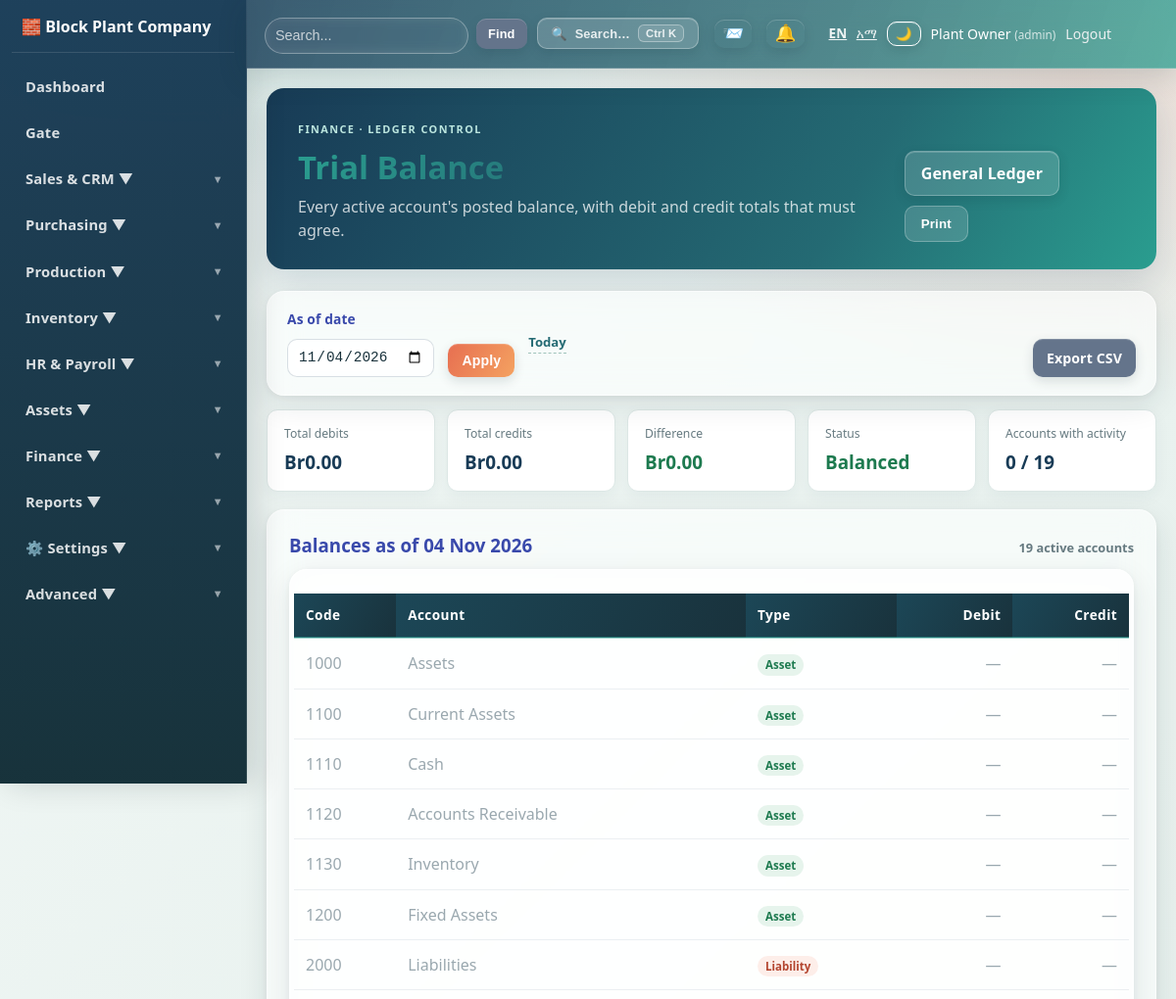
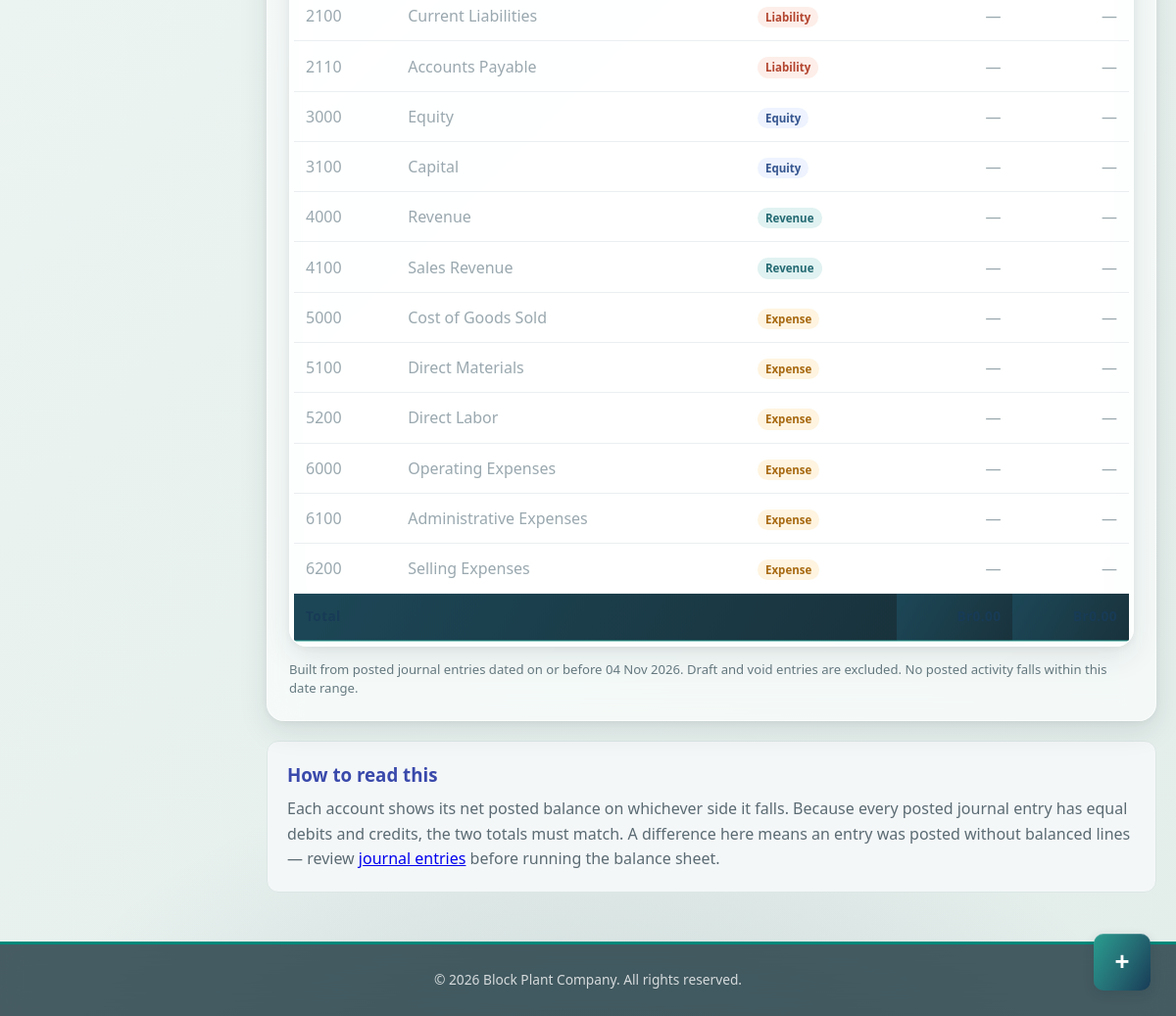
/finance/trial_balance.php (signed in), run on the app's committed database (2 pictures, top to bottom).
### tables this page shows
CREATE TABLE company_settings(id INT AUTO_INCREMENT PRIMARY KEY,company_name VARCHAR(200) NOT NULL,company_name_am VARCHAR(200) NULL,tagline VARCHAR(255) NULL,tagline_am VARCHAR(255) NULL,address TEXT,phone VARCHAR(50),email VARCHAR(100),tax_id VARCHAR(50),logo_path VARCHAR(255),currency VARCHAR(10) DEFAULT 'ETB',currency_symbol VARCHAR(10) DEFAULT 'Br',date_format VARCHAR(20) DEFAULT 'Y-m-d',timezone VARCHAR(50) DEFAULT 'Africa/Addis_Ababa',locale_default VARCHAR(10) DEFAULT 'en',primary_color VARCHAR(20) DEFAULT '#3949ab',secondary_color VARCHAR(20) DEFAULT '#00897b',default_commission_rate DECIMAL(5,2) DEFAULT 5.00,updated_at TIMESTAMP DEFAULT CURRENT_TIMESTAMP ON UPDATE CURRENT_TIMESTAMP);

CREATE TABLE users(id INT AUTO_INCREMENT PRIMARY KEY,name VARCHAR(100) NOT NULL,username VARCHAR(50) UNIQUE NOT NULL,password VARCHAR(255) NOT NULL,role VARCHAR(30) DEFAULT 'admin',department VARCHAR(30) NULL,department_role ENUM('manager','user') NULL,status TINYINT DEFAULT 1,created_at TIMESTAMP DEFAULT CURRENT_TIMESTAMP);

CREATE TABLE chart_of_accounts(id INT AUTO_INCREMENT PRIMARY KEY,account_code VARCHAR(40) UNIQUE NOT NULL,account_name VARCHAR(150) NOT NULL,account_type VARCHAR(50) NOT NULL,parent_id INT,balance DECIMAL(14,2) DEFAULT 0,status TINYINT DEFAULT 1,FOREIGN KEY(parent_id) REFERENCES chart_of_accounts(id));

### finance/trial_balance.php (the view, shortened to what the rows shown need)
<?php
require_once "../config/database.php";
require_once "../config/helpers.php";
$asOf = (string) ($_GET['as_of'] ?? date('Y-m-d'));
$stmt = $pdo->prepare("SELECT a.id, a.account_code, a.account_name, a.account_type,
        COALESCE(m.total_debit, 0) AS total_debit,
        COALESCE(m.total_credit, 0) AS total_credit,
        COALESCE(m.line_count, 0) AS line_count
    FROM chart_of_accounts a
    LEFT JOIN (
        SELECT jl.account_id,
               SUM(jl.debit) AS total_debit,
               SUM(jl.credit) AS total_credit,
               COUNT(*) AS line_count
        FROM journal_entry_lines jl
        JOIN journal_entries je ON je.id = jl.entry_id
        WHERE LOWER(je.status) = 'posted' AND je.entry_date <= ?
        GROUP BY jl.account_id
    ) m ON m.account_id = a.id
    WHERE a.status = 1
    ORDER BY a.account_code");
$stmt->execute([$asOf]);
$accounts = $stmt->fetchAll();
$rows = [];
$debitTotal = 0.0;
$creditTotal = 0.0;
foreach ($accounts as $account) {
    $totalDebit = (float) $account['total_debit'];
    $totalCredit = (float) $account['total_credit'];
    $net = $totalDebit - $totalCredit;
    if ($net > 0.005) {
        $debit = $net;
        $credit = 0.0;
    } elseif ($net < -0.005) {
        $debit = 0.0;
        $credit = -$net;
    } else {
        $debit = 0.0;
        $credit = 0.0;
    }
    $debitTotal += $debit;
    $creditTotal += $credit;
    $rows[] = [
        'id' => (int) $account['id'],
        'code' => $account['account_code'],
        'name' => $account['account_name'],
        'type' => (string) $account['account_type'],
        'debit' => $debit,
        'credit' => $credit,
        'movement' => $totalDebit + $totalCredit,
        'line_count' => (int) $account['line_count'],
    ];
}
$difference = $debitTotal - $creditTotal;
$isBalanced = abs($difference) < 0.005;
require_once "../partials/header.php";
?>
<div class="tb-hero">
    <div>
        <h1>Trial Balance</h1>
    </div>
</div>
<div class="tb-summary">
    <div><span>Total debits</span><strong><?= e(currency_symbol()) . money($debitTotal) ?></strong></div>
    <div><span>Total credits</span><strong><?= e(currency_symbol()) . money($creditTotal) ?></strong></div>
    <div><span>Difference</span><strong class="<?= $isBalanced ? 'tb-ok' : 'tb-bad' ?>"><?= e(currency_symbol()) . money(abs($difference)) ?></strong></div>
</div>
<div class="panel tb-panel">
    <div class="table-container">
        <table class="data-table tb-table">
            <thead>
                <tr>
                    <th>Code</th>
                    <th>Account</th>
                    <th>Type</th>
                    <th class="tb-num">Debit</th>
                    <th class="tb-num">Credit</th>
                </tr>
            </thead>
            <tbody>
            <?php foreach ($rows as $row): ?>
                <?php $isZero = $row['debit'] === 0.0 && $row['credit'] === 0.0; ?>
                <tr class="<?= $isZero ? 'tb-zero' : '' ?>">
                    <td>
                        <?php if ($row['line_count'] > 0): ?>
                        <a href="general_ledger.php?account_id=<?= $row['id'] ?>&amp;from=2000-01-01&amp;to=<?= e($asOf) ?>"><?= e($row['code']) ?></a>
                        <?php else: ?>
                        <?= e($row['code']) ?>
                        <?php endif; ?>
                    </td>
                    <td><?= e($row['name']) ?></td>
                    <td><span class="tb-type tb-type-<?= e($row['type']) ?>"><?= e(ucfirst($row['type'])) ?></span></td>
                    <td class="tb-num"><?= $row['debit'] > 0 ? e(currency_symbol()) . money($row['debit']) : '—' ?></td>
                    <td class="tb-num"><?= $row['credit'] > 0 ? e(currency_symbol()) . money($row['credit']) : '—' ?></td>
                </tr>
            <?php endforeach; ?>
            </tbody>
            <tfoot>
                <tr>
                    <th colspan="3">Total</th>
                    <th class="tb-num"><?= e(currency_symbol()) . money($debitTotal) ?></th>
                    <th class="tb-num"><?= e(currency_symbol()) . money($creditTotal) ?></th>
                </tr>
            </tfoot>
        </table>
    </div>
</div>
<?php require_once "../partials/footer.php"; ?>

### partials/header.php (shortened to what the rows shown need)
<?php
require_once __DIR__ . "/../config/database.php";
require_once __DIR__ . "/../config/helpers.php";
$stmt = $pdo->prepare("SELECT name, role FROM users WHERE id = ?");
$stmt->execute([$_SESSION["user_id"]]);
$user = $stmt->fetch();
$brand = brand_colors();
$htmlLang = app_lang() === 'am' ? 'am' : 'en';
$_navIsAdmin = in_array(strtolower(trim((string)($user['role'] ?? ''))), ['admin', 'administrator'], true);
?>
<!doctype html>
<html lang="<?= $htmlLang ?>">
<head>
    <link rel="stylesheet" href="/block_plant/assets/css/style.css">
    <link rel="stylesheet" href="/block_plant/assets/css/advanced.css?v=<?= filemtime(__DIR__ . '/../assets/css/advanced.css') ?>">
    <link rel="stylesheet" href="/block_plant/assets/css/dark-mode.css">
    <link rel="stylesheet" href="/block_plant/assets/css/glass.css?v=<?= filemtime(__DIR__ . '/../assets/css/glass.css') ?>">
    <link rel="stylesheet" href="/block_plant/assets/css/mobile.css?v=<?= filemtime(__DIR__ . '/../assets/css/mobile.css') ?>">
</head>
<body class="theme-advanced">
    <div class="topbar">
        <div class="user-info">
            <form action="/block_plant/dashboard/search.php" method="get" style="display:flex;align-items:center;gap:8px;">
                <input type="text" name="q" placeholder="<?= e(t('search_placeholder')) ?>" style="min-width:220px; padding:8px 10px; border-radius:6px; border:1px solid rgba(255,255,255,0.3); background:rgba(255,255,255,0.12); color:white;">
                <button type="submit" class="btn btn-secondary" style="padding:8px 12px; font-size:0.8rem;"><?= t('find') ?></button>
            </form>
            <button id="cmdkOpen" title="<?= e(t('search_everything')) ?>" style="background:rgba(255,255,255,0.16);border:1px solid rgba(255,255,255,0.30);color:#fff;border-radius:999px;cursor:pointer;padding:6px 14px;font-size:0.8rem;display:flex;align-items:center;gap:8px;margin-right:6px;">
                <span>🔍</span><span style="opacity:.85;"><?= t('search_all') ?></span><span class="cmdk-kbd" style="border-color:rgba(255,255,255,0.35);color:rgba(255,255,255,0.85);background:rgba(255,255,255,0.12);">Ctrl K</span>
            </button>
            <div class="notification-dropdown" style="position:relative; margin-right: 5px;">
                <button id="sysNotifToggle" style="background:transparent;border:none;color:#fff;cursor:pointer;position:relative;padding:4px 8px;font-size:1.1rem;display:flex;align-items:center;">
                </button>
            </div>
            <div class="notification-dropdown" style="position:relative; margin-right: 5px;">
                <button id="notifToggle" style="background:transparent;border:none;color:#fff;cursor:pointer;position:relative;padding:4px 8px;font-size:1.1rem;display:flex;align-items:center;">
                </button>
            </div>
            <span style="opacity:0.9;font-size:0.85rem;margin-left:10px;">
                <a href="?lang=en" style="color:#fff;margin-right:6px;<?= app_lang() === 'en' ? 'font-weight:bold;text-decoration:underline;' : '' ?>">EN</a>
                <a href="?lang=am" style="color:#fff;<?= app_lang() === 'am' ? 'font-weight:bold;text-decoration:underline;' : '' ?>">አማ</a>
            </span>
            <button id="themeToggle" title="<?= t('dark_mode') ?>" style="background:transparent;border:1px solid #fff;color:#fff;border-radius:4px;cursor:pointer;padding:4px 8px;">🌙</button>
            <span><?= htmlspecialchars($user['name']) ?> <small style="opacity:.75">(<?= htmlspecialchars($user['role']) ?>)</small></span>
            <a href="/block_plant/auth/logout.php" style="color: #ecf0f1; text-decoration: none;"><?= t('logout') ?></a>
        </div>
    </div>
    <nav class="navbar" id="appSidebar">
        <div class="sidebar-brand">
            <span>🧱 <?= htmlspecialchars(company_display_name()) ?></span>
        </div>
        <ul>
            <?php if (has_permission('dashboard', 'view')): ?>
            <li><a href="/block_plant/dashboard/index.php"><?= t('dashboard') ?></a></li>
            <?php endif; ?>
            <?php if (has_permission('gate', 'view')): ?>
            <li><a href="/block_plant/gate/index.php"><?= t('gate') ?></a></li>
            <?php endif; ?>
            <?php if (has_permission('sales', 'view') || has_permission('crm', 'view') || has_permission('customers', 'view')): ?>
            <li class="dropdown">
                <a href="#"><?= t('sales_crm') ?> ▼</a>
            </li>
            <?php endif; ?>
            <?php if (has_permission('purchases', 'view') || has_permission('suppliers', 'view')): ?>
            <li class="dropdown">
                <a href="#"><?= t('purchasing') ?> ▼</a>
            </li>
            <?php endif; ?>
            <?php if (has_permission('production', 'view')): ?>
            <li class="dropdown">
                <a href="#"><?= t('production') ?> ▼</a>
            </li>
            <?php endif; ?>
            <?php if (has_permission('inventory', 'view')): ?>
            <li class="dropdown">
                <a href="#"><?= t('inventory') ?> ▼</a>
            </li>
            <?php endif; ?>
            <?php if (has_permission('hr', 'view')): ?>
            <li class="dropdown">
                <a href="/block_plant/hr/index.php"><?= t('hr_payroll') ?> ▼</a>
            </li>
            <?php endif; ?>
            <?php if (has_permission('assets', 'view')): ?>
            <li class="dropdown">
                <a href="#"><?= t('assets') ?> ▼</a>
            </li>
            <?php endif; ?>
            <?php if (has_permission('finance', 'view') || has_permission('expenses', 'view')): ?>
            <li class="dropdown">
                <a href="#"><?= t('finance') ?> ▼</a>
            </li>
            <?php endif; ?>
            <?php if (has_permission('reports', 'view')): ?>
            <li class="dropdown">
                <a href="#"><?= t('reports') ?> ▼</a>
            </li>
            <?php endif; ?>
            <li class="dropdown">
                <a href="#">⚙️ <?= t('settings') ?> ▼</a>
            </li>
            <?php if ($_navIsAdmin): ?>
            <li class="dropdown">
                <a href="#"><?= t('advanced') ?> ▼</a>
            </li>
            <?php endif; ?>
        </ul>
    </nav>
    <div class="container">

### partials/footer.php (shortened to what the rows shown need)
    </div>
    <footer style="background: #2c3e50; color: white; text-align: center; padding: 20px; margin-top: 50px;">
        <?php if (function_exists('company_display_name')): ?>
        <p>&copy; <?= date('Y') ?> <?= htmlspecialchars(company_display_name()) ?>. <?= e(t('all_rights_reserved')) ?></p>
        <?php else: ?>
        <p>&copy; <?= date('Y') ?> Block Plant ERP System. <?= e(t('all_rights_reserved')) ?></p>
        <?php endif; ?>
    </footer>
</body>
</html>

### data on the page
company_settings: q "Search...", locale_default "Find", locale_default "Search…", locale_default "Logout", company_name "Block Plant Company", locale_default "Dashboard", locale_default "Gate", locale_default "Sales & CRM", locale_default "Purchasing", locale_default "Production", locale_default "Inventory", locale_default "HR & Payroll", locale_default "Assets", locale_default "Finance", locale_default "Reports", locale_default "Settings", locale_default "Advanced", currency_symbol "Br", locale_default "All rights reserved."
users: name "Plant Owner", role "admin"
chart_of_accounts: account_code "1000", account_name "Assets", account_type "Asset"
chart_of_accounts: account_code "1100", account_name "Current Assets", account_type "Asset"
chart_of_accounts: account_code "1110", account_name "Cash", account_type "Asset"
chart_of_accounts: account_code "1120", account_name "Accounts Receivable", account_type "Asset"
chart_of_accounts: account_code "1130", account_name "Inventory", account_type "Asset"
chart_of_accounts: account_code "1200", account_name "Fixed Assets", account_type "Asset"
chart_of_accounts: account_code "2000", account_name "Liabilities", account_type "Liability"
chart_of_accounts: account_code "2100", account_name "Current Liabilities", account_type "Liability"
chart_of_accounts: account_code "2110", account_name "Accounts Payable", account_type "Liability"
chart_of_accounts: account_code "3000", account_name "Equity", account_type "Equity"
chart_of_accounts: account_code "3100", account_name "Capital", account_type "Equity"
chart_of_accounts: account_code "4000", account_name "Revenue", account_type "Revenue"
chart_of_accounts: account_code "4100", account_name "Sales Revenue", account_type "Revenue"
chart_of_accounts: account_code "5000", account_name "Cost of Goods Sold", account_type "Expense"
chart_of_accounts: account_code "5100", account_name "Direct Materials", account_type "Expense"
chart_of_accounts: account_code "5200", account_name "Direct Labor", account_type "Expense"
chart_of_accounts: account_code "6000", account_name "Operating Expenses", account_type "Expense"
chart_of_accounts: account_code "6100", account_name "Administrative Expenses", account_type "Expense"
chart_of_accounts: account_code "6200", account_name "Selling Expenses", account_type "Expense"

### other printed values
money($debitTotal) "0.00"
money($creditTotal) "0.00"
money(abs($difference)) "0.00"
$accountsWithMovement "0"
count($rows) "19"
format_date($asOf) "04 Nov 2026"
